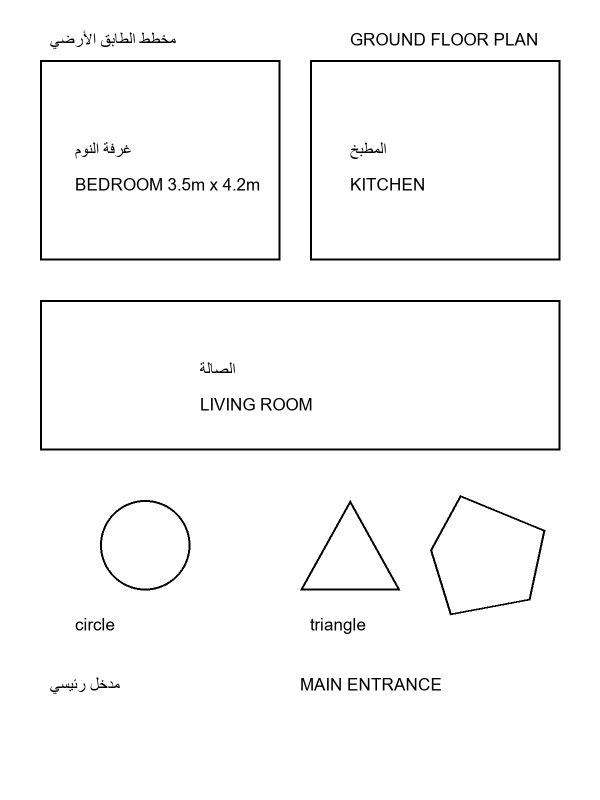
#> input picture sample_drawing.png, 1200 x 1600 px (shown at 1/2 size)
$ python -i preprocessor.py   (imports and definitions only)   (older library calls are emulated)
#> lines starting #> are read from the running program, lines starting #| are printed output that depends on the picture; after the words box and inside, x2 and y2 are one past the last pixel; in counts of white or black regions, pixels touching at a corner belong together
#> further down, picture is the input picture: shape (1600, 1200, 3); min 0, max 255, mean 248.6
import cv2
import numpy as np

# Above this, denoising and OCR get slow and the base64 image sent to the LLM
# gets large, with no accuracy gain — architectural text is legible well below it.
MAX_DIM_PX = 2000

# Page-level skew beyond this is almost certainly a misdetection (a diagonal
# section line or a sparse page dominating the min-area rect), not a tilted scan.
MAX_SKEW_DEG = 15.0


def preprocess(image: np.ndarray) -> np.ndarray:
    """Run all preprocessing stages on a BGR image.

    The CLAHE contrast stage that used to end this function is now `enhance_contrast`,
    applied by the caller to the shape-detection input only — see there for why. OCR reads
    the un-enhanced page.

    Also measured and NOT changed, because weakening it made things worse monotonically:
    the denoise strength. h=10 (kept) scored 0.8122, h=5 0.8206 but losing test2
    characters, h=3 0.7732, and no denoising at all 0.7986. The theory that
    fastNlMeansDenoisingColored was erasing the 1-2px Arabic letter dots is not supported —
    denoising helps at this resolution.
    """
    img = downscale(image)
    img = _deskew(img)
    img = _denoise(img)
    return img


def downscale(image: np.ndarray, max_dim: int = MAX_DIM_PX) -> np.ndarray:
    """Shrink an image so its longest side is at most max_dim. Smaller images pass through."""
#> called with max_dim = 2000
    h, w = image.shape[:2]
#> h = 1600; w = 1200
    longest = max(h, w)
#> longest = 1600
    if longest <= max_dim:
        return image
    scale = max_dim / longest
    return cv2.resize(image, (round(w * scale), round(h * scale)), interpolation=cv2.INTER_AREA)


# [5 lines left out: function detect_quality, not called in this run]


def _deskew(image: np.ndarray) -> np.ndarray:
    gray = cv2.cvtColor(image, cv2.COLOR_BGR2GRAY) if len(image.shape) == 3 else image
    gray_inv = cv2.bitwise_not(gray)
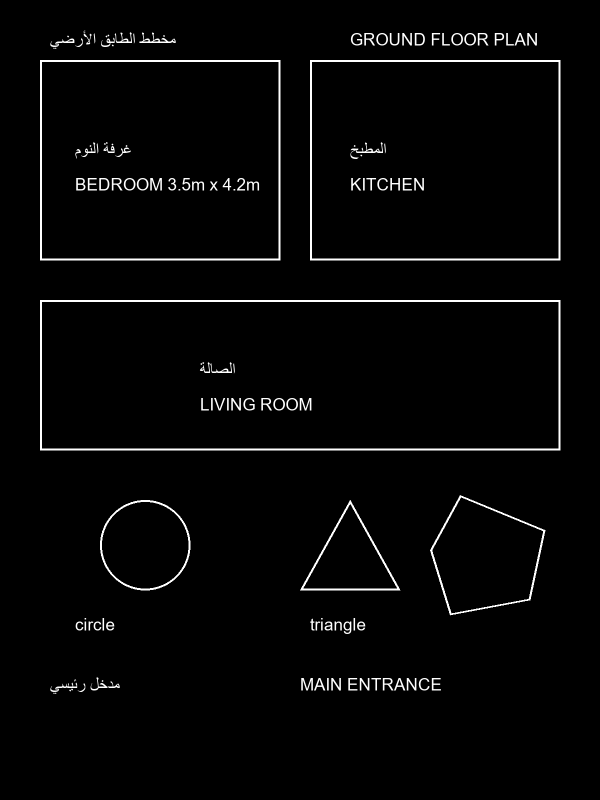
#> gray_inv: shape (1600, 1200) (shown at 1/2 size); min 0, max 255, mean 6.4
    thresh = cv2.threshold(gray_inv, 0, 255, cv2.THRESH_BINARY | cv2.THRESH_OTSU)[1]
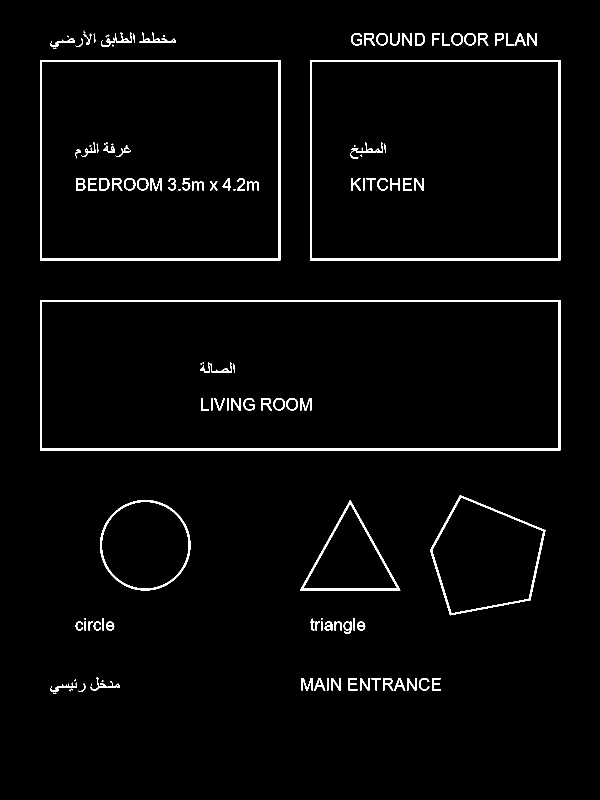
#> thresh: shape (1600, 1200) (shown at 1/2 size); 2.5% white; 126 white regions (26 under 20 px), largest, box (x1, y1, x2, y2) and area: (80, 600, 1121, 901) 10672, (620, 120, 1121, 521) 7152, (80, 120, 561, 521) 6992
    coords = np.column_stack(np.where(thresh > 0))
#> coords = 48106 pairs, first value 61 to 1387, second value 80 to 1120
    if len(coords) < 10:
        return image
    angle = cv2.minAreaRect(coords)[-1]
#> angle = -90
    if angle < -45:
        angle = -(90 + angle)
#> angle = 0
    else:
        angle = -angle
    if abs(angle) < 0.5:
        return image
    if abs(angle) > MAX_SKEW_DEG:
        # Detection failed — rotating here would wreck the page. A drawing whose
        # ink is dominated by a diagonal (roof slope, section cut) or a nearly
        # blank page both yield ~45 deg here.
        return image
    h, w = image.shape[:2]
    M = cv2.getRotationMatrix2D((w // 2, h // 2), angle, 1.0)
    return cv2.warpAffine(image, M, (w, h), flags=cv2.INTER_CUBIC,
                          borderMode=cv2.BORDER_REPLICATE)


def _denoise(image: np.ndarray) -> np.ndarray:
    return cv2.fastNlMeansDenoisingColored(image, None, 10, 10, 7, 21)


# [40 lines left out: function enhance_contrast, not called in this run]

>>> import cv2
>>> picture = cv2.imread('../sample_drawing.png')
>>> result = preprocess(picture)
